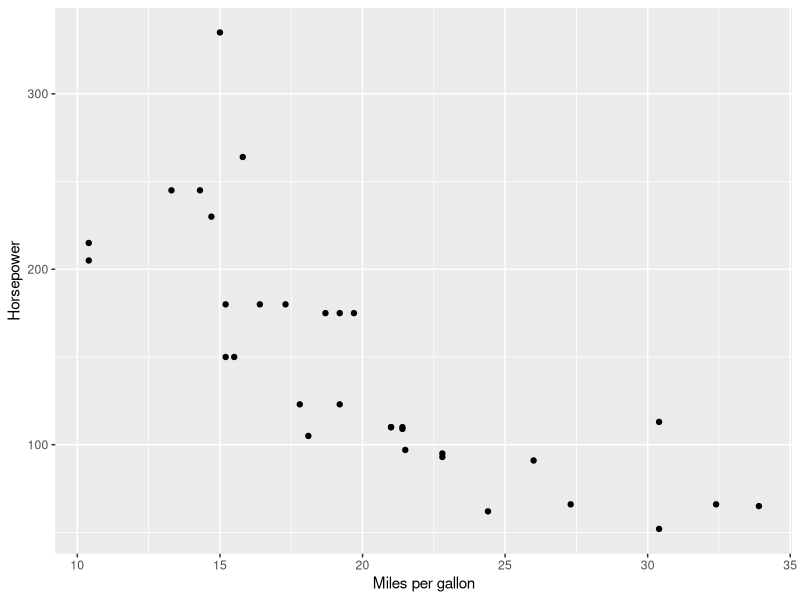
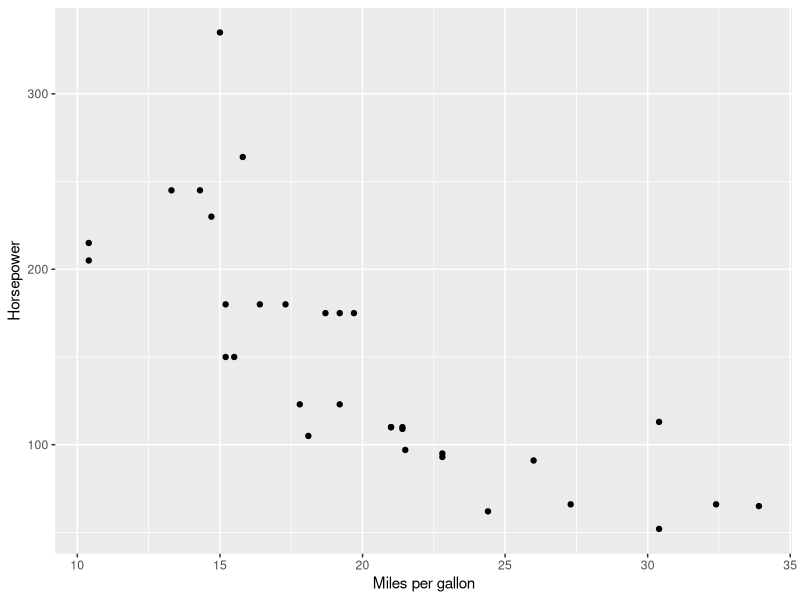

These charts were generated, in order, by the following R code:
## ---- chunk 1
#| fig-width: 5
#| fig-height: 3.5
#| fig-cap: "This is a caption. It should explain what's in the figure and what's interesting about it. For instance: There is a negative, strong linear correlation between miles per gallon and horsepower for US cars in the 1970s."

library(tidyverse)
mtcars |> 
  ggplot(aes(x = mpg, y = hp)) +
  geom_point() +
  labs(x = "Miles per gallon",
       y = "Horsepower")
## ---- chunk 2
head(mtcars)
## ---- chunk 3
#| echo: false
head(mtcars)
## ---- chunk 4
#| fig-width: 5
#| fig-height: 3.5
#| fig-cap: "This is a caption. It should explain what's in the figure and what's interesting about it. For instance: There is a negative, strong linear correlation between miles per gallon and horsepower for US cars in the 1970s."

library(tidyverse)
mtcars |> 
  ggplot(aes(x = mpg, y = hp)) +
  geom_point() +
  labs(x = "Miles per gallon",
       y = "Horsepower")
## ---- chunk 5
mtcars |> 
  slice(1:5) |> 
  knitr::kable()
## ---- chunk 6
#| echo: true
model1 <- lm(mpg ~ disp + hp + drat, data = mtcars)
## ---- chunk 7
#| results: "asis"
#| tbl-cap: "Predicting fuel economy using vehicle features."

library(broom)
model1 |> 
  tidy() |>
  knitr::kable(digits = 2,
               col.names = c("Term", "Estimate", "SE", "t", "p"))
